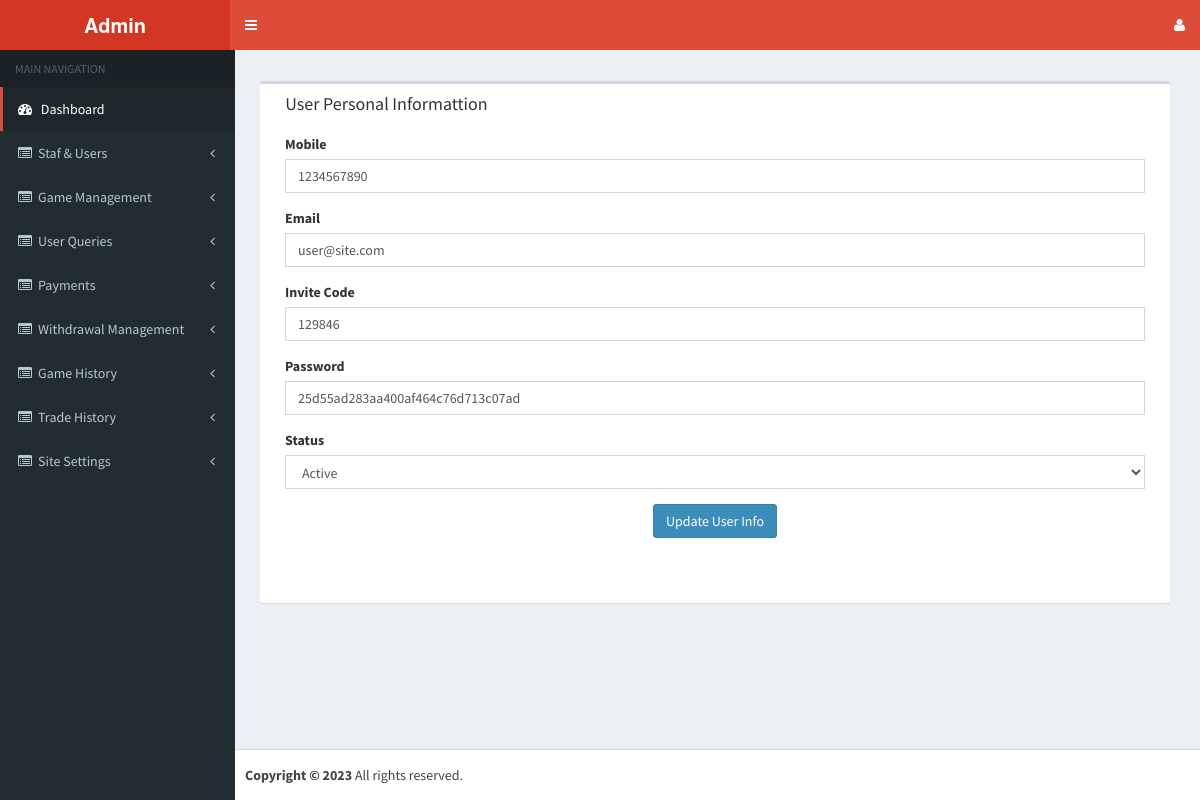
The app's page /admin/edit_user_info.php?user=1234560 (signed in) with its own data.
### tables this page shows
CREATE TABLE `services` (
  `id` int(11) NOT NULL,
  `services` varchar(255) NOT NULL,
  `url` varchar(255) NOT NULL,
  `status` varchar(255) NOT NULL
);

CREATE TABLE `tbl_user` (
  `id` int(11) NOT NULL,
  `mobile` varchar(500) NOT NULL,
  `email` varchar(500) NOT NULL,
  `password` varchar(300) NOT NULL,
  `code` varchar(255) NOT NULL,
  `owncode` varchar(255) NOT NULL,
  `privacy` varchar(50) NOT NULL,
  `status` smallint(6) NOT NULL,
  `createdate` timestamp NOT NULL DEFAULT current_timestamp()
);

### admin/edit_user_info.php (the view, shortened to what this page needs)
<?php
   include ("include/connection.php");
   ?>
<!DOCTYPE html>
<html>
   <head>
      <link rel="stylesheet" href="bootstrap/css/bootstrap.min.css">
      <link rel="stylesheet" href="css/font-awesome.min.css">
      <link rel="stylesheet" href="css/ionicons.min.css">
      <link rel="stylesheet" href="dist/css/AdminLTE.min.css">
      <link rel="stylesheet" href="dist/css/skins/_all-skins.min.css">
      <link rel="stylesheet" href="plugins/iCheck/flat/blue.css">
      <link rel="stylesheet" href="plugins/morris/morris.css">
      <link rel="stylesheet" href="plugins/jvectormap/jquery-jvectormap-1.2.2.css">
      <link rel="stylesheet" href="plugins/datepicker/datepicker3.css">
      <link rel="stylesheet" href="plugins/daterangepicker/daterangepicker-bs3.css">
      <link rel="stylesheet" href="plugins/bootstrap-wysihtml5/bootstrap3-wysihtml5.min.css">
      <link rel="stylesheet" href="plugins/datatables/dataTables.bootstrap.css">
      <link rel="stylesheet" href="plugins/select2/select2.min.css">
      <link rel="stylesheet" href="plugins/iCheck/all.css">
      <link rel="stylesheet" href="css/style.css">
      <link rel="stylesheet" href="css/app.css" id="maincss">
   </head>
   <body class="hold-transition skin-red sidebar-mini">
      <div class="wrapper">
         <?php include ("include/header.inc.php");?>
         <?php include ("include/navigation.inc.php");
            (int)$edit_user_id = $_GET['user'];
            $user_edit_query = mysqli_query($con, "SELECT * FROM tbl_user where id = $edit_user_id");
            $user_info_edit = mysqli_fetch_array($user_edit_query);
            ?>
  <div class="content-wrapper">
  <section class="content">
    <section class="content">
      <div class="row">
      <div class="col-xs-12 text-center">
          <?php if(isset($_GET['msg'])=="updt"){ ?>
              <span class="text-center red_txt">Update Successfully......</span><?php  } ?></div>
        <div class="col-xs-12">
          <div class="box">
 <div class="row">
                  <div class="col-xs-12">
                     <h4 class="table_bg ">&nbsp;&nbsp;&nbsp;&nbsp;&nbsp;&nbsp;&nbsp;User Personal Informattion</h4>
                     <form action="" method="POST">
                        <div class="box-body blue_bg">
                           <div class="col-md-12 col-sm-12 col-xs-12">
                              <div class="form-group">
                                 <label for="address">Mobile</label>
                                 <input class="form-control"  name="u_mobile" type="number" value="<?php echo @$user_info_edit['mobile']; ?>">
                              </div>
                           </div>
                           <div class="col-md-12 col-sm-12 col-xs-12">
                              <div class="form-group">
                                 <label for="email"> Email</label>
                                 <input class="form-control"  name="u_email" type="email" value="<?php echo @$user_info_edit['email']; ?>">
                              </div>
                           </div>
                           <div class="col-md-12 col-sm-12 col-xs-12">
                              <div class="form-group">
                                 <label for="content1">Invite Code</label>
                                 <input class="form-control"  name="u_code" type="text" value="<?php echo @$user_info_edit['owncode']; ?>">
                              </div>
                           </div>
                           <div class="col-md-12 col-sm-12 col-xs-12">
                              <div class="form-group">
                                 <label for="content1">Password</label>
                                 <input class="form-control"  name="u_password" type="text" value="<?php echo @$user_info_edit['password']; ?>">
                              </div>
                           </div>
                           <div class="col-md-12 col-sm-12 col-xs-12">
                              <div class="form-group">
                                 <label > Status</label>
                                 <select name="u_status" class="form-control">
                                    <option value="1">Active</option>
                                 </select>
                              </div>
                           </div>
                           <div class="col-md-12 col-sm-12 col-xs-12">
                              <div class="form-group">
                                 <div class="text-center">
                                    <input type="submit" name="user_info" class="btn btn-primary" value="Update User Info" >
                                 </div>
                              </div>
                           </div>
                        </div>
                     </form>
                  </div>
               </div>
                  </div>
               </div>
            </section>
         </div>
         <?php  include("include/footer.inc.php");?>
      </div>
   </body>
</html>

### admin/include/navigation.inc.php (shortened to what this page needs)
<aside class="main-sidebar">
  <section class="sidebar">
    <ul class="sidebar-menu">
      <li class="header">MAIN NAVIGATION</li>
      <?php $session_role=$_SESSION['role_id'];
$url = basename($_SERVER['PHP_SELF']) . '';
$chkurl=mysqli_query($con,"select `id`,`p_id` from `child_menu` where `url`='".$url."' and `status`='1'");
$chkurl_result=mysqli_fetch_array($chkurl);
$chk= $chkurl_result['p_id'];
$valurl=mysqli_query($con,"SELECT * FROM `task` where `role_id`='".$session_role."' And task  like '%$chk%' and `status`='1'");
$val_row=mysqli_num_rows($valurl);
if($val_row=='0'){
session_start();
session_unset();
session_destroy();
header("location:index.php?msg1=notauthorized");
	}else{
$task=mysqli_query($con,"select * from `task` where `role_id`='".$session_role."' and `status`='1'");
$task_result=mysqli_fetch_array($task);
$taskid=$task_result['task'];
$parent=mysqli_query($con,"Select * from `services` where id in($taskid) And `status`='1'");
	while(@$parent_array=mysqli_fetch_array($parent)){
		if($parent_array['url']=='desktop.php'){
		?>
      <li class="active treeview"> <a href="<?php echo $parent_array['url']; ?>"> <i class="fa fa-dashboard"></i> <span><?php echo $parent_array['services']; ?></span> </a></li>
      <?php }
      	else if($parent_array['url']=='manage_user.php'){
		?>
      <li class="treeview"> <a href="<?php echo $parent_array['url']; ?>"> <i class="fa fa-list-alt"></i> <span><?php echo $parent_array['services']; ?></span> </a></li>
      <?php }
      else if($parent_array['url']=='manage_tradehistory.php'){
		?>
      <li class="treeview"> <a href="<?php echo $parent_array['url']; ?>"> <i class="fa fa-list-alt"></i> <span><?php echo $parent_array['services']; ?></span> </a></li>
      <?php }
       else if($parent_array['url']=='reward_system.php'){
		?>
      <li class="treeview"> <a href="<?php echo $parent_array['url']; ?>"> <i class="fa fa-list-alt"></i> <span><?php echo $parent_array['services']; ?></span> </a></li>
      <?php }
       else if($parent_array['url']=='manage_winresult.php'){
		?>
      <li class="treeview"> <a href="<?php echo $parent_array['url']; ?>"> <i class="fa fa-list-alt"></i> <span><?php echo $parent_array['services']; ?></span> </a></li>
      <?php }
       else if($parent_array['url']=='manage_transaction.php'){
		?>
      <li class="treeview"> <a href="<?php echo $parent_array['url']; ?>"> <i class="fa fa-list-alt"></i> <span><?php echo $parent_array['services']; ?></span> </a></li>
      <?php }
       else if($parent_array['url']=='current_game_report.php'){
		?>
      <li class="treeview"> <a href="<?php echo $parent_array['url']; ?>"> <i class="fa fa-list-alt"></i> <span><?php echo $parent_array['services']; ?></span> </a></li>
      <?php }
      else if($parent_array['url']=='user_bet_records.php'){
		?>
      <li class="treeview"> <a href="<?php echo $parent_array['url']; ?>"> <i class="fa fa-list-alt"></i> <span><?php echo $parent_array['services']; ?></span> </a></li>
      <?php }
      else if($parent_array['url']=='user_result.php'){
		?>
      <li class="treeview"> <a href="<?php echo $parent_array['url']; ?>"> <i class="fa fa-list-alt"></i> <span><?php echo $parent_array['services']; ?></span> </a></li>
      <?php }
       else if($parent_array['url']=='red_envelope.php'){
		?>
      <li class="treeview"> <a href="<?php echo $parent_array['url']; ?>"> <i class="fa fa-list-alt"></i> <span><?php echo $parent_array['services']; ?></span> </a></li>
      <?php }
      else{?>
      <li class="treeview"> <a href="<?php echo $parent_array['url']; ?>"> <i class="fa fa-list-alt"></i><span><?php echo $parent_array['services']; ?></span><i class="fa fa-angle-left pull-right"></i></a>
      </li>
      <?php }
	 }}
	 ?>
    </ul>
  </section><br />
</aside>

### records on screen
services: services "Dashboard"
services: services "Staf & Users"
services: services "Game Management"
services: services "User Queries"
services: services "Payments"
services: services "Withdrawal Management"
services: services "Game History"
services: services "Trade History"
services: services "Site Settings"
tbl_user: u_mobile "1234567890", u_email "user@site.com", u_code "129846", u_password "25d55ad283aa400af464c76d713c07ad"
